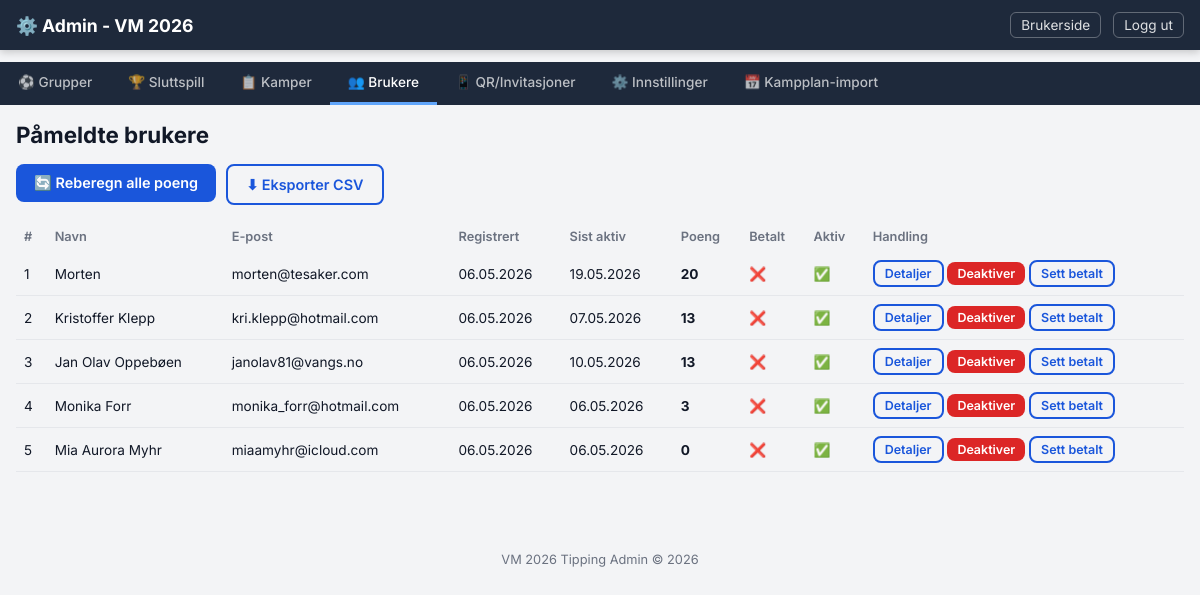
/admin/tab/users (signed in), run on the app's committed database.
### models.py (models this page shows)
class User(db.Model):
    __tablename__ = "users"
    id = db.Column(db.Integer, primary_key=True)
    name = db.Column(db.String(100), nullable=False)
    email = db.Column(db.String(200), nullable=True)
    token = db.Column(db.String(64), unique=True, nullable=False)
    created_at = db.Column(db.DateTime, default=now_utc)
    last_seen_at = db.Column(db.DateTime, nullable=True)
    is_active = db.Column(db.Boolean, default=True)
    has_paid = db.Column(db.Boolean, default=False)
    anonymous_label = db.Column(db.String(50), nullable=True)  # "Spiller 1" etc.
    predictions = db.relationship("UserPrediction", back_populates="user", lazy="dynamic")
    group_predictions = db.relationship("GroupPrediction", back_populates="user", lazy="dynamic")
    score_caches = db.relationship("ScoreCache", back_populates="user", lazy="dynamic")

### routes_admin.py (the view, shortened to what this page needs)
@admin_bp.route("/tab/<tab>")
def tab(tab):
    if not admin_required():
        return redirect(url_for("admin.login"))
    groups = Group.query.order_by(Group.name).all()
    teams = Team.query.order_by(Team.name).all()
    group_matches = Match.query.filter_by(phase="group").order_by(Match.match_number).all()
    knockout_matches = Match.query.filter_by(phase="knockout").order_by(Match.match_number).all()
    all_matches = Match.query.order_by(Match.match_number).all()
    users = User.query.order_by(User.created_at.desc()).all()
    invite_tokens = InviteToken.query.order_by(InviteToken.created_at.desc()).all()
    standings_by_group = {}
    for group in groups:
        st = GroupStanding.query.filter_by(group_id=group.id).all()
        if st:
            standings_by_group[group.id] = sorted(st, key=lambda s: s.rank or 99)
    comp_settings = {s.key: s.value for s in CompetitionSetting.query.all()}
    score_settings = {s.key: s.value for s in ScoreSetting.query.all()}
    prize_summary = get_prize_pool_summary()
    scoreboard = get_scoreboard()
    return render_template("admin.html",
        active_tab=tab,
        groups=groups,
        teams=teams,
        group_matches=group_matches,
        knockout_matches=knockout_matches,
        all_matches=all_matches,
        users=users,
        invite_tokens=invite_tokens,
        standings_by_group=standings_by_group,
        comp_settings=comp_settings,
        prize_summary=prize_summary,
        score_settings=score_settings,
        default_scores=DEFAULT_SCORES,
        scoreboard=scoreboard,
    )

### models.py (called while the page is built)
    @property
    def rank(self):
        return self.manual_rank_override if self.manual_rank_override is not None else self.calculated_rank

    @classmethod
    def get(cls, key, default=None):
        row = cls.query.filter_by(key=key).first()
        return row.value if row else default

### routes_admin.py (called while the page is built)
def admin_required():
    return session.get("admin_logged_in") is True

### scoring.py (called while the page is built)
def get_prize_pool_summary():
    raw_entry_fee = CompetitionSetting.get("entry_fee", "250")
    try:
        entry_fee = int(float(raw_entry_fee))
    except (ValueError, TypeError):
        entry_fee = 250
    entry_fee = max(0, entry_fee)
    participants = User.query.filter_by(is_active=True).count()
    gross_amount = participants * entry_fee
    admin_fee_percent = 9
    net_amount = gross_amount * (100 - admin_fee_percent) / 100.0
    if net_amount <= 0:
        prize_pool = 0
    else:
        prize_pool = int(math.ceil(net_amount / 25.0) * 25)
    return {
        "entry_fee": entry_fee,
        "participants": participants,
        "gross_amount": gross_amount,
        "admin_fee_percent": admin_fee_percent,
        "net_amount": int(round(net_amount)),
        "prize_pool": prize_pool,
    }

def get_user_total_points(user_id):
    result = db.session.query(func.sum(ScoreCache.points)).filter_by(user_id=user_id).scalar()
    return result or 0

def get_scoreboard():
    users = User.query.filter_by(is_active=True).all()
    board = []
    for user in users:
        pts = get_user_total_points(user.id)
        board.append((user, pts))
    board.sort(key=lambda x: -x[1])
    result = []
    for i, (user, pts) in enumerate(board):
        result.append({"user": user, "points": pts, "rank": i + 1})
    return result

### templates/admin.html (shortened to what this page needs)
<!DOCTYPE html>
<html lang="no">
<head>
  <link rel="stylesheet" href="{{ url_for('static', filename='style.css') }}">
</head>
<body>
  <nav class="navbar admin-navbar">
    <div class="navbar-inner">
      <a href="{{ url_for('admin.tab', tab='groups') }}" class="navbar-brand">⚙️ Admin - VM 2026</a>
      <div class="navbar-links">
        <a href="{{ url_for('user.index') }}" class="nav-link-small">Brukerside</a>
        <a href="{{ url_for('admin.logout') }}" class="nav-link-small">Logg ut</a>
      </div>
    </div>
  </nav>
  <div class="admin-tab-bar">
    {% set tabs = [
      ('groups', '⚽ Grupper'),
      ('knockout', '🏆 Sluttspill'),
      ('matches', '📋 Kamper'),
      ('users', '👥 Brukere'),
      ('qr', '📱 QR/Invitasjoner'),
      ('settings', '⚙️ Innstillinger'),
      ('schedule', '📅 Kampplan-import'),
    ] %}
    {% for tab_id, tab_label in tabs %}
    <a href="{{ url_for('admin.tab', tab=tab_id) }}"
       class="admin-tab-link {% if active_tab == tab_id %}active{% endif %}">
      {{ tab_label }}
    </a>
    {% endfor %}
  </div>
  <main class="admin-main">
  {% if active_tab == 'users' %}
  <div class="admin-section">
    <h2>Påmeldte brukere</h2>
    <div class="admin-actions">
      <form method="POST" action="{{ url_for('admin.recalculate') }}" style="display:inline">
        <button type="submit" class="btn btn-primary">🔄 Reberegn alle poeng</button>
      </form>
      <a href="{{ url_for('admin.export_users') }}" class="btn btn-outline">⬇ Eksporter CSV</a>
    </div>
    {% if scoreboard %}
    <table class="admin-table">
      <thead>
        <tr><th>#</th><th>Navn</th><th>E-post</th><th>Registrert</th><th>Sist aktiv</th><th>Poeng</th><th>Betalt</th><th>Aktiv</th><th>Handling</th></tr>
      </thead>
      <tbody>
        {% for entry in scoreboard %}
        <tr>
          <td>{{ entry.rank }}</td>
          <td>{{ entry.user.name }}</td>
          <td>{{ entry.user.email or '-' }}</td>
          <td>{{ entry.user.created_at.strftime('%d.%m.%Y') if entry.user.created_at else '-' }}</td>
          <td>{{ entry.user.last_seen_at.strftime('%d.%m.%Y') if entry.user.last_seen_at else '-' }}</td>
          <td><strong>{{ entry.points }}</strong></td>
          <td>{{ '✅' if entry.user.has_paid else '❌' }}</td>
          <td>{{ '✅' if entry.user.is_active else '❌' }}</td>
          <td>
            <a href="{{ url_for('admin.user_detail', user_id=entry.user.id, tab='points') }}" class="btn btn-xs btn-outline">Detaljer</a>
            {% if entry.user.is_active %}
            <form method="POST" action="{{ url_for('admin.deactivate_user', user_id=entry.user.id) }}" style="display:inline">
              <button type="submit" class="btn btn-xs btn-danger" onclick="return confirm('Deaktivere bruker?')">Deaktiver</button>
            </form>
            {% endif %}
            <form method="POST" action="{{ url_for('admin.toggle_paid', user_id=entry.user.id) }}" style="display:inline">
              <button type="submit" class="btn btn-xs btn-outline">{{ 'Fjern betalt' if entry.user.has_paid else 'Sett betalt' }}</button>
            </form>
          </td>
        </tr>
        {% endfor %}
      </tbody>
    </table>
    {% else %}
    <p>Ingen brukere registrert ennå.</p>
    {% endif %}
  </div>
  {% endif %}
  </main>
  <footer class="footer">
    <p>VM 2026 Tipping Admin &copy; 2026</p>
  </footer>
</body>
</html>

### static/style.css (style rules this page uses)
:root { --primary: #1a56db; --primary-dark: #1239a6; --secondary: #6b7280; --success: #059669; --danger: #dc2626; --warning: #d97706; --bg: #f3f4f6; --card-bg: #ffffff; --text: #111827; --text-light: #6b7280; --border: #e5e7eb; --radius: 12px; --radius-sm: 8px; --shadow: 0 2px 8px rgba(0,0,0,0.08); --shadow-lg: 0 4px 24px rgba(0,0,0,0.12); --font: 'Inter', -apple-system, BlinkMacSystemFont, sans-serif; }
* { box-sizing: border-box; margin: 0; padding: 0; }
body { font-family: var(--font); background: var(--bg); color: var(--text); min-height: 100vh; }
.navbar { background: var(--primary); color: white; position: sticky; top: 0; z-index: 100; box-shadow: 0 2px 8px rgba(0,0,0,0.2); }
.admin-navbar { background: #1e293b; }
.navbar-inner { max-width: 1200px; margin: 0 auto; display: flex; justify-content: space-between; align-items: center; padding: 12px 16px; }
.navbar-brand { color: white; text-decoration: none; font-size: 1.1rem; font-weight: 700; }
.navbar-links { display: flex; gap: 12px; }
.nav-link-small { color: rgba(255,255,255,0.85); text-decoration: none; font-size: 0.85rem; padding: 4px 10px; border: 1px solid rgba(255,255,255,0.3); border-radius: 6px; transition: background 0.2s; }
.admin-tab-bar { display: flex; background: #1e293b; overflow-x: auto; scrollbar-width: none; position: sticky; top: 52px; z-index: 90; }
.admin-tab-link { padding: 12px 18px; color: rgba(255,255,255,0.7); text-decoration: none; font-size: 0.85rem; font-weight: 500; white-space: nowrap; border-bottom: 3px solid transparent; transition: all 0.2s; }
.admin-tab-link.active { color: white; border-bottom-color: #60a5fa; }
main { max-width: 1200px; margin: 0 auto; padding: 16px; }
.admin-main { max-width: 1200px; margin: 0 auto; padding: 16px; }
.btn { padding: 10px 18px; border: none; border-radius: var(--radius-sm); font-size: 0.9rem; font-weight: 600; cursor: pointer; text-decoration: none; display: inline-block; transition: all 0.2s; font-family: var(--font); }
.btn-primary { background: var(--primary); color: white; }
.btn-outline { background: transparent; color: var(--primary); border: 2px solid var(--primary); }
.btn-danger { background: var(--danger); color: white; }
.btn-xs { padding: 4px 10px; font-size: 0.78rem; }
.admin-section h2 { font-size: 1.4rem; font-weight: 700; margin-bottom: 16px; }
.admin-actions { display: flex; gap: 10px; margin-bottom: 16px; flex-wrap: wrap; }
.admin-table { width: 100%; border-collapse: collapse; font-size: 0.85rem; }
.admin-table th { background: var(--bg); padding: 8px; text-align: left; font-weight: 600; font-size: 0.8rem; color: var(--text-light); }
.admin-table td { padding: 8px; border-bottom: 1px solid var(--border); }
.footer { text-align: center; padding: 24px; color: var(--text-light); font-size: 0.8rem; margin-top: 40px; }

### data on the page
User: user.name "Morten", user "morten@tesaker.com", user.created_at "06.05.2026", user.last_seen_at "19.05.2026", has_paid "❌", is_active "✅", has_paid "Sett betalt"
User: user.name "Kristoffer Klepp", user "kri.klepp@hotmail.com", user.created_at "06.05.2026", user.last_seen_at "07.05.2026", has_paid "❌", is_active "✅", has_paid "Sett betalt"
User: user.name "Jan Olav Oppebøen", user "janolav81@vangs.no", user.created_at "06.05.2026", user.last_seen_at "10.05.2026", has_paid "❌", is_active "✅", has_paid "Sett betalt"
User: user.name "Monika Forr", user "monika_forr@hotmail.com", user.created_at "06.05.2026", user.last_seen_at "06.05.2026", has_paid "❌", is_active "✅", has_paid "Sett betalt"
User: user.name "Mia Aurora Myhr", user "miaamyhr@icloud.com", user.created_at "06.05.2026", user.last_seen_at "06.05.2026", has_paid "❌", is_active "✅", has_paid "Sett betalt"

### other printed values
{{ tab_label }} "⚽ Grupper" "🏆 Sluttspill" "📋 Kamper" "👥 Brukere" "📱 QR/Invitasjoner" "⚙️ Innstillinger" "📅 Kampplan-import"
{{ entry.rank }} "1" "2" "3" "4" "5"
{{ entry.points }} "20" "13" "13" "3" "0"
